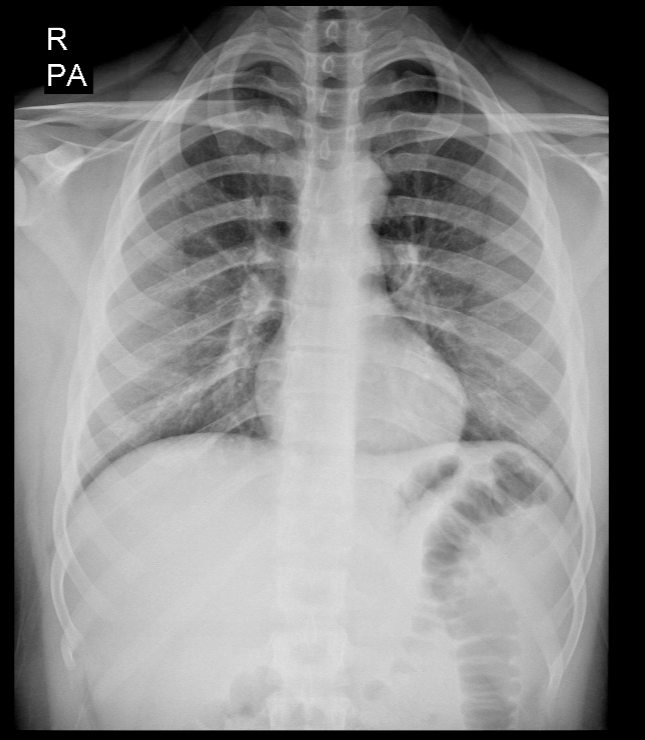
#> input picture hafta4/akciger.png, 645 x 740 px
$ jupyter execute --allow-errors Untitled.ipynb
#> lines starting #> are read from the running program, lines starting #| are printed output that depends on the picture
[cell 1]
import cv2
import numpy as np
from matplotlib import pyplot as plt
image = cv2.imread('akciger.png')
#> image is the input picture: shape (740, 645, 3); min 0, max 255, mean 137.1
kernel1 = np.ones((5, 5), np.float32)/30
img = cv2.filter2D(src=image, ddepth=-1, kernel=kernel1)
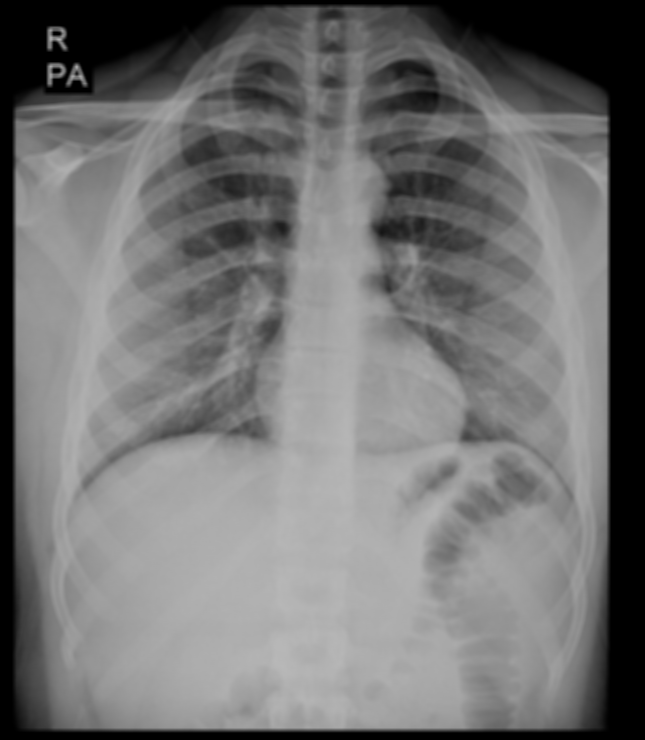
#> img: shape (740, 645, 3); min 0, max 184, mean 114.2

res = np.hstack((image,img))
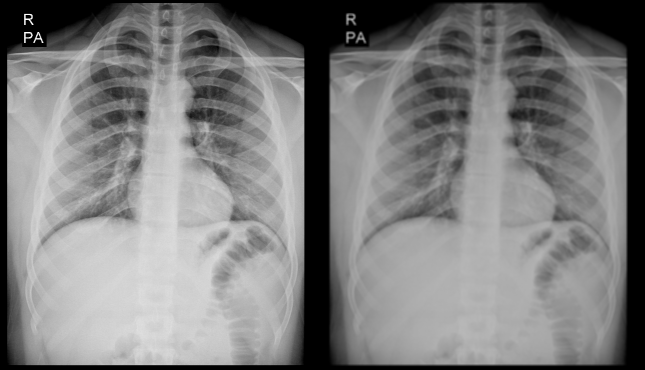
#> res: shape (740, 1290, 3) (shown at 1/2 size); min 0, max 255, mean 125.7
plt.imshow(res)
plt.show()

[cell 2]
image = cv2.imread("test5.png")
#> (the rest of this cell did not finish here and is left out)

[cell 3]
import sys
import cv2 as cv
import numpy as np
ddepth = cv.CV_16S
kernel_size = 3
image = cv2.imread("lale.png")
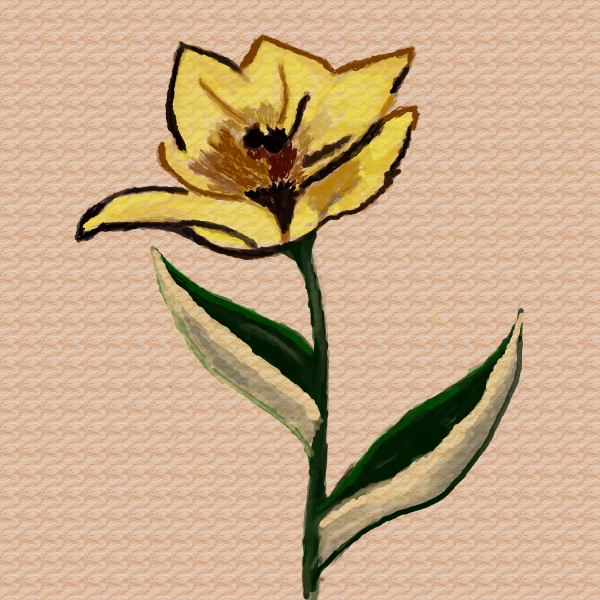
#> input picture hafta4/lale.png, 600 x 600 px
#> image is the input picture: shape (600, 600, 3); mean B, G, R 136, 170.6, 200.2
src = cv.GaussianBlur (image, (3, 3), 0)
src_gray = cv.cvtColor(src, cv.COLOR_BGR2GRAY)
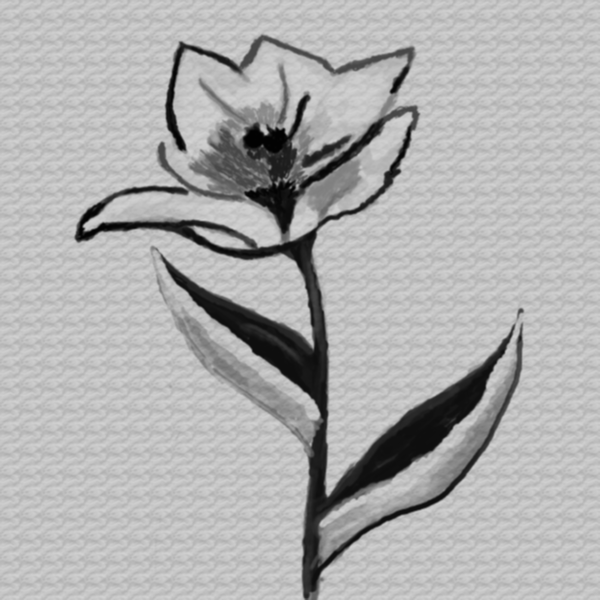
#> src_gray: shape (600, 600); min 2, max 211, mean 175.5
dst = cv.Laplacian(src_gray, ddepth, ksize=kernel_size)
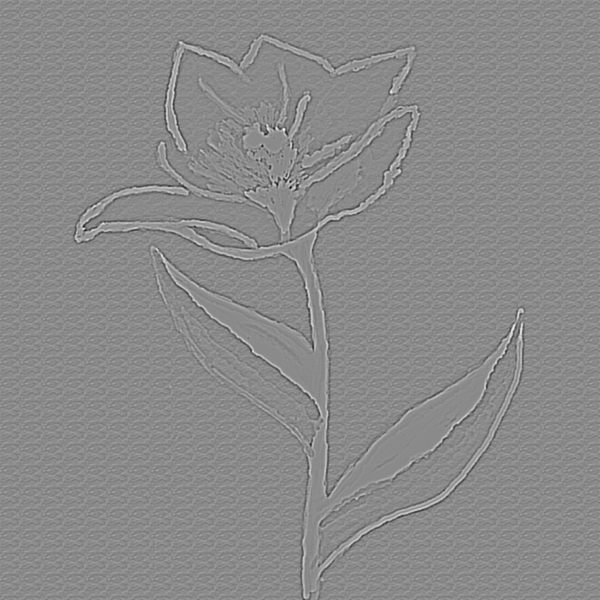
#> dst: shape (600, 600) int16; min -420, max 354, mean 0; drawn with min black and max white
abs_dst = cv.convertScaleAbs(dst)
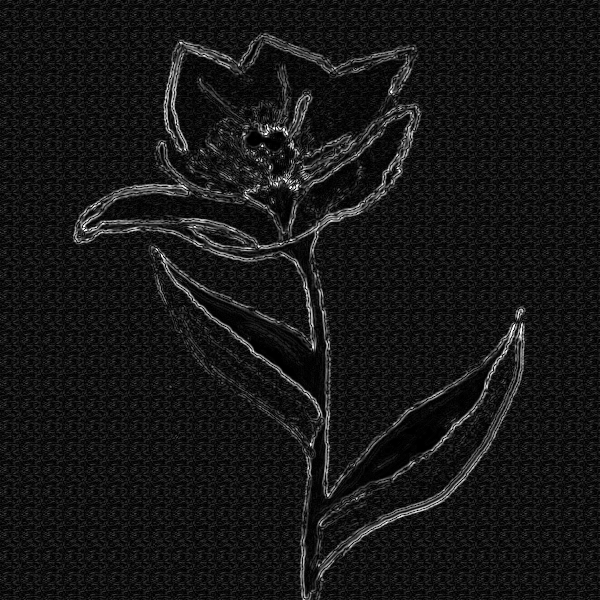
#> abs_dst: shape (600, 600); min 0, max 255, mean 22.5
plt.imshow(image)
plt.show()
plt.imshow(abs_dst)
plt.show()
